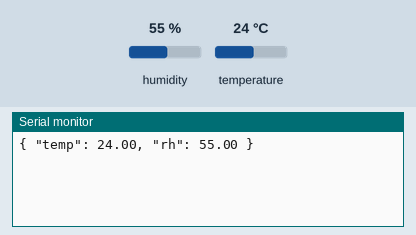
This program was run on a simulated ESP32. On the bench: the last lines printed to the serial monitor. The inputs (shaded band) are chosen by the test bench; at power-on: humidity 55 %, temperature 24 °C.

Above: at 8.8 s.
8.9 s: humidity set to 22 %
At 11.0 s:
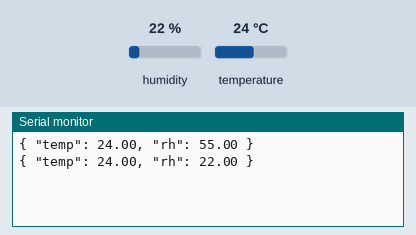
15.6 s: temperature set to 12 °C
At 21.3 s:
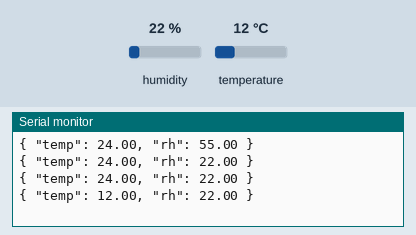
22.3 s: humidity set to 40 %
At 25.3 s:
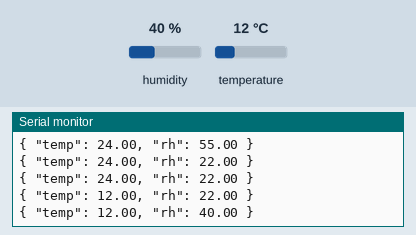
Timing chart, 0 to 26.8 s (numbered marks = the images above; inputs shaded):
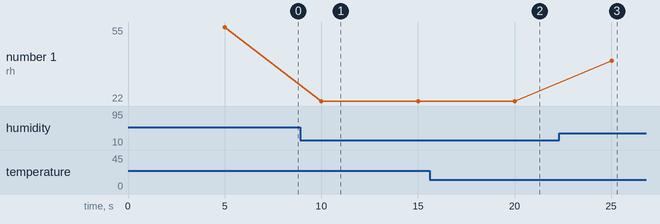

Measured:
- after the input at 8.9 s, the serial monitor: prints a new line after 1.1 s (image 1)
- after the input at 15.6 s, the serial monitor: prints a new line after 4.4 s (image 2)
- after the input at 22.3 s, the serial monitor: prints a new line after 2.7 s (image 3)
- plotted number 1: 55 → 22 after the input at 8.9 s, 22 → 40 after the input at 22.3 s

The program:

main.cpp
```cpp
// dependências sobre framework arduino e placa Heltec
#include <Arduino.h>
#include <heltec.h>

// dependências sobre sensores Adafruit
#include <Adafruit_Sensor.h>
#include <DHT.h>
#include <DHT_U.h>

// definição de modelo do sensor e de pino utilizado para dados
#define DHTPIN 4
#define DHTTYPE DHT22

// instância manipulador do sensor DHT22
DHT_Unified dht(DHTPIN, DHTTYPE);

void setup()
{
	// inicializa o funcionamento da porta serial
	Serial.begin(9600);

	// configura DHT22 antes da inicialização
	sensor_t sensor;
	dht.temperature().getSensor(&sensor);
	dht.humidity().getSensor(&sensor);

	// inicializa funcionamento do DHT22
	dht.begin();
}

void loop()
{

	// estabelece delay entre leituras
	delay(3000);

	// declara objeto evento para a captura das leituras
	sensors_event_t event;

	// declara variáveis utilizadas para armazenamento temporário e flags
	float temp, rh;
	bool hasReadTemp = false, hasReadRH = false;

	// tenta capturar leituras de temperatura no objeto evento
	dht.temperature().getEvent(&event);
	delay(1000);
	if (!isnan(event.temperature))
	{
		temp = event.temperature;
		hasReadTemp = true;
	}

	// tenta capturar leituras de umidade relativa no objeto evento
	dht.humidity().getEvent(&event);
	delay(1000);
	if (!isnan(event.relative_humidity))
	{
		rh = event.relative_humidity;
		hasReadRH = true;
	}

	// verifica se os dois valores foram capturados com sucesso e imprime-os na tela
	if(hasReadTemp && hasReadRH)
	{
		Serial.print(F("{ \"temp\": "));
		Serial.print(temp);
		Serial.print(F(", \"rh\": "));
		Serial.print(rh);
		Serial.println(F(" }"));
	} else
		Serial.println(F("Erro na leitura do sensor!"));
}
```
